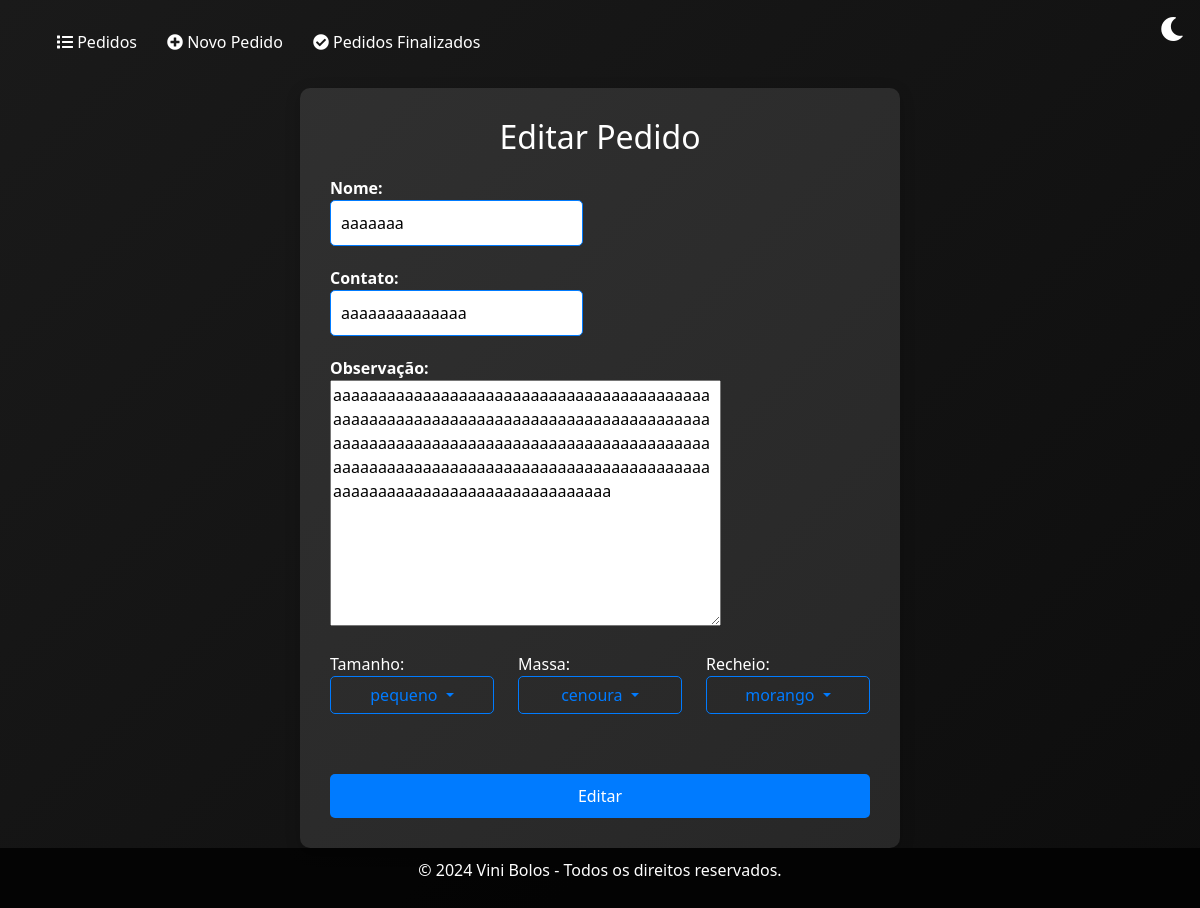
Page /update/7/ on the committed database.
### pedidos/models.py (models this page shows, shortened)
class Note(models.Model):
    created_at = models.DateTimeField(auto_now_add=True)
    updated_at = models.DateTimeField(auto_now=True)
    name = models.CharField(max_length=64)
    contato = models.CharField(max_length=64)
    description = models.TextField(max_length=256)
    done = models.BooleanField(default=False)
    size = models.CharField(max_length=20, choices=tamanhoChoice, default='N/A')
    massa = models.CharField(max_length=20, choices=massaChoice, default='N/A')
    recheio = models.CharField(max_length=20, choices=recheioChoice, default='N/A')

### pedidos/views.py (the view)
# urls.py: path('update/<int:note_id>/', update, name='update'),
def update(request, note_id):
    note = get_object_or_404(Note, pk=note_id)
    form = NoteForm(request.POST or None, instance=note)
    template = "new.html"
    if request.method == "POST" and form.is_valid():
        form.save()
        return HttpResponseRedirect(reverse("index"))
    context = {
        "form": form,
        "action": "Editar"
    }
    return render(request, template, context)

### pedidos/forms.py (shortened to what this page needs)
class NoteForm(forms.ModelForm):
	class Meta:
		model = Note
		fields = [
			"name",
			"description",
			"size",
			"contato",
			"massa",
			"recheio",
		]

### pedidos/templates/new.html (shortened to what this page needs)
{% extends "base.html" %}
{% block content %}
    <div class="form-container">
        <h2>{{ action }} Pedido</h2>
        <form method="POST" enctype="multipart/form-data">
            <div class="form-group form-row">
                <label for="{{ form.name.id_for_label }}" class="col-md-12">Nome:</label>
                <div class="col-md-12">
                    {{ form.name }}
                </div>
            </div>
            <div class="form-group form-row">
                <label for="{{ form.contato.id_for_label }}" class="col-md-12">Contato:</label>
                <div class="col-md-12">
                    {{ form.contato }}
                </div>
            </div>
            <div class="form-group form-row">
                <label for="{{ form.description.id_for_label }}" class="col-md-12">Observação:</label>
                <div class="col-md-12">
                    {{ form.description }}
                </div>
            </div>
            <div class="row mb-3">
                <div class="col-md-4 form-row">
                    <label for="sizeDropdown">Tamanho:</label>
                    <div class="dropdown">
                        <button class="btn btn-outline-primary dropdown-toggle w-100" type="button" id="sizeDropdown" data-bs-toggle="dropdown" aria-expanded="false">
                            {% if form.size.value %}{{ form.size.value }}{% else %}Selecione o Tamanho{% endif %}
                        </button>
                    </div>
                </div>
                <div class="col-md-4 form-row">
                    <label for="massaDropdown">Massa:</label>
                    <div class="dropdown">
                        <button class="btn btn-outline-primary dropdown-toggle w-100" type="button" id="massaDropdown" data-bs-toggle="dropdown" aria-expanded="false">
                            {% if form.massa.value %}{{ form.massa.value }}{% else %}Selecione a Massa{% endif %}
                        </button>
                    </div>
                </div>
                <div class="col-md-4 form-row">
                    <label for="recheioDropdown">Recheio:</label>
                    <div class="dropdown">
                        <button class="btn btn-outline-primary dropdown-toggle w-100" type="button" id="recheioDropdown" data-bs-toggle="dropdown" aria-expanded="false">
                            {% if form.recheio.value %}{{ form.recheio.value }}{% else %}Selecione o Recheio{% endif %}
                        </button>
                    </div>
                </div>
            </div>
            <div class="text-center">
                <button type="submit" class="btn btn-primary mt-4">{{ action }}</button>
            </div>
        </form>
    </div>
{% endblock %}

### pedidos/templates/base.html (style rules this page uses)
body { background: linear-gradient(135deg, #1a1a1a, #0d0d0d); color: #ffffff; min-height: 100vh; display: flex; flex-direction: column; transition: background 0.3s, color 0.3s; }

### pedidos/templates/new.html (style rules this page uses)
.form-container { background-color: rgba(255, 255, 255, 0.1); border-radius: 10px; padding: 30px; box-shadow: 0 4px 15px rgba(0, 0, 0, 0.2); max-width: 600px; margin: auto; }
h2 { color: #ffffff; text-align: center; margin-bottom: 20px; }
.form-group label { color: #ffffff; font-weight: bold; }
.form-group input, .form-group select, .dropdown-menu { border-radius: 5px; background-color: #ffffff; border: 1px solid #007bff; color: #000000; padding: 10px; }
.btn-primary { background-color: #007bff; border: none; border-radius: 5px; padding: 10px 15px; color: #ffffff; width: 100%; }
.btn-outline-primary { color: #007bff; border: 1px solid #007bff; border-radius: 5px; width: 100%; }
.form-row { margin-bottom: 20px; }

### rows in the picture
Note: name "aaaaaaa", contato "aaaaaaaaaaaaaa", description "aaaaaaaaaaaaaaaaaaaaaaaaaaaaaaaaaaaaaaaaaaaaaaaaaaaaaaaaaaaaaaaaaaaaaaaaaaaaaaaaaaaaaaaaaaaaaaaaaaaaaaaaaaaaaaaaaaaaaaaaaaaaaaaaaaaaaaaaaaaaaaaaaaaaaaaaaaaaaaaaaaaaaaaaaaaaaaaaaaaaaaaaaaaaaaaaaaaaaaa", size.value "pequeno", massa.value "cenoura", recheio.value "morango"

### other values in the picture
{{ action }} "Editar"
